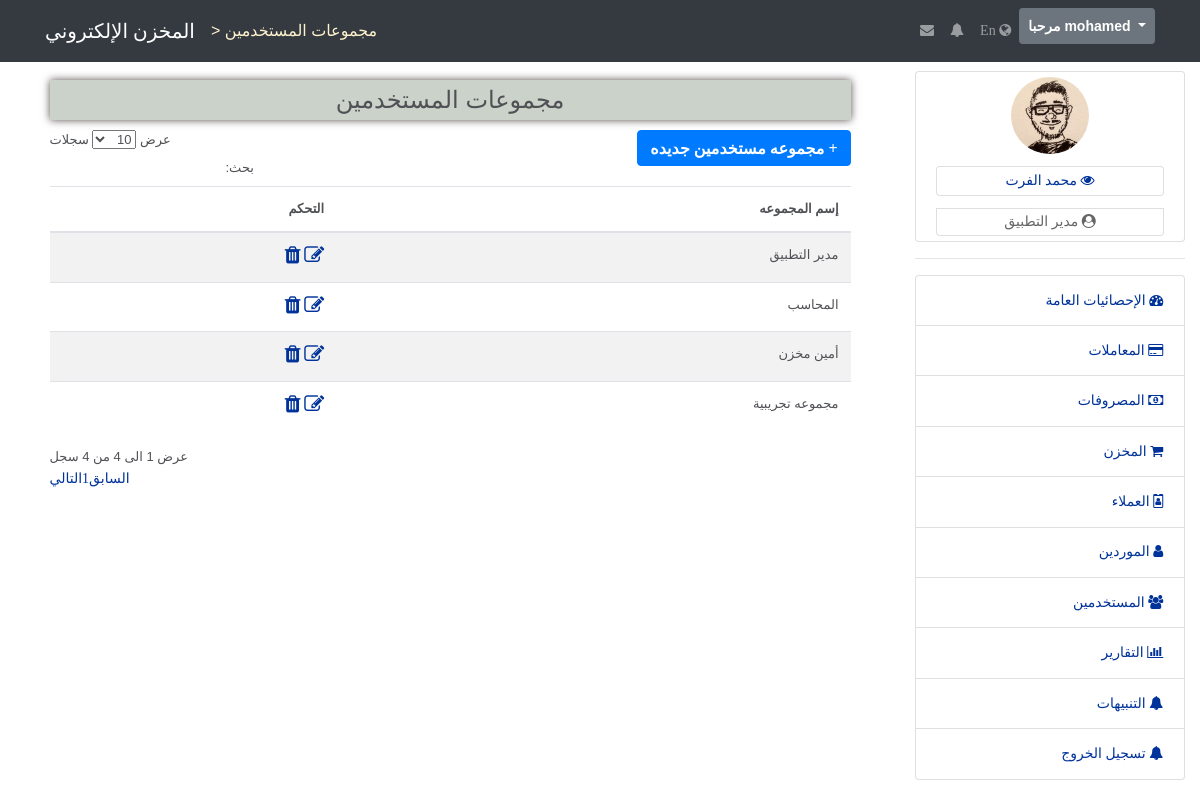
The app's page /usersgroups (signed in) with its own data.
### tables this page shows
CREATE TABLE `app_users_groups` (
  `GroupId` tinyint(1) UNSIGNED NOT NULL,
  `GroupName` varchar(20) NOT NULL
);

### app/controllers/abstractcontroller.php (called while the page is built, shortened)
<?php
class AbstractController
{
    protected $_controller;
    protected $_action;
    protected $_template;
    protected $_registry;
    protected $_data = [];
    public function setController($controllerName){
        $this->_controller = $controllerName;
    }
    public function setAction($actionName){
        $this->_action = $actionName;
    }
    public function setTemplate($template){
        $this->_template = $template;
    }
    public function setRegistry($registry){
        $this->_registry = $registry;
    }
    protected function _view(){
        $view = VIEWS_PATH . $this->_controller . DS . $this->_action . '.view.php';
        $this->_data = array_merge($this->_data,$this->language->getDictionary());
        $this->_template->setRegistry($this->_registry);
        $this->_template->setActionViewFile($view);
        $this->_template->setAppData($this->_data);
        $this->_template->renderApp();
    }
}

### app/controllers/usersgroupscontroller.php (called while the page is built, shortened)
<?php
class UsersGroupsController extends AbstractController
{
    public function defaultAction()
    {
        $this->_data ['groups'] = UsersGroupsModel::getAll();
        $this->_view();
    }
}

### app/lib/frontcontroller.php (called while the page is built, shortened)
<?php
class FrontController
{
    private $_controller = 'index';
    private $_action     = 'default';
    private $_params     = array();
    private $_registry;
    private $_template;
    public function __construct(Template $template , Registry $registry , Authentication $auth)
    {
        $this->_template       = $template;
        $this->_registry       = $registry;
    }
    private function _parseUrl(){
        $url = explode('/',trim(parse_url($_SERVER['REQUEST_URI'],PHP_URL_PATH),'/'),3);
        if (isset($url[0]) && $url[0] != ''){
            $this->_controller = $url[0];
        }
    }
    public function dispatch(){
        $actionName = $this->_action .'Action';
        $controller = new $controllerClassName();
        $controller->setController($this->_controller);
        $controller->setAction($this->_action);
        $controller->setparams($this->_params);
        $controller->setTemplate($this->_template);
        $controller->setRegistry($this->_registry);
        $controller->$actionName();
    }
}

### public/index.php (called while the page is built, shortened)
<?php
require APP_PATH . DS . 'lib' . DS . 'autoload.php';
$session = new SessionManager();
$session->start();
$template_parts = require '..' . DS . 'app' . DS . 'config' . DS . 'templateconfig.php';
$template       = new Template($template_parts);
$language       = new Language();
$messenger      = Messenger::getInstance($session);
$authentication = Authentication::getInstance($session);
$registry = Registry::getInstance();
$registry->session   = $session;
$registry->language  = $language;
$registry->messenger = $messenger;
$frontController = new FrontController($template,$registry,$authentication);
$frontController->dispatch();

### app/lib/sessionmanager.php (called while the page is built, shortened)
<?php
class SessionManager extends \SessionHandler
{
    public function __get($key)
    {
        if (isset($_SESSION[$key])){
            return $_SESSION[$key] !== false ? $_SESSION[$key] : false;
        }else{
            trigger_error('No Session Key ' . $key . ' Exists', E_USER_NOTICE);
        }
    }
}

### app/lib/autoload.php (called while the page is built, shortened)
<?php
class Autoload
{
    public static function autoload($className){
        $className = str_replace('PHPMVC' , '' , $className);
        $className = str_replace('\\' , '/' , $className);
        $className = $className . '.php';
        $className = strtolower($className);
    }
}

### app/lib/database/databasehandler.php (called while the page is built, shortened)
<?php
abstract class DatabaseHandler
{
    public static function factory()
    {
        $driver = DATABASE_CONN_DRIVER;
        if ($driver == self::DATABASE_DRIVER_PDO) {
            return PDODatabaseHandler::getInstance();
        } elseif ($driver == self::DATABASE_DRIVER_MYSQLI) {
            return MySQLiDatabaseHandler::getInstance();
        }
    }
}

### app/lib/database/pdodatabasehandler.php (called while the page is built, shortened)
<?php
class PDODatabaseHandler extends DatabaseHandler
{
    private static $_instance;
    private static $_handler;
    public function __call($name,$arguments){
        return call_user_func_array(array(&self::$_handler, $name),$arguments);
    }
    protected static function init()
    {
        try{
            self::$_handler = new \PDO('mysql://hostname=' . DATABASE_HOST_NAME . ';dbname=' . DATABASE_DB_NAME,
                                        DATABASE_USERNAME,DATABASE_PASSWORD,
                array(\PDO::ATTR_ERRMODE => \PDO::ERRMODE_WARNING, \PDO::MYSQL_ATTR_INIT_COMMAND => 'SET NAMES UTF8'));
        }catch(\PDOException $e){
            echo 'Sorry your may not have access to the database server.';
        }
    }
    public static function getInstance()
    {
        if(self::$_instance === null){
            self::$_instance  = new self();
        }
        return self::$_instance;
    }
}

### app/models/abstractmodel.php (called while the page is built, shortened)
<?php
class AbstractModel
{
    public static function getAll()
    {
        $sql = 'SELECT * FROM ' . static::$tableName;
        $stmt = DatabaseHandler::factory()->prepare($sql);
        $stmt->execute();
        if(method_exists(get_called_class(), '__construct')) {
            $results = $stmt->fetchAll(\PDO::FETCH_CLASS | \PDO::FETCH_PROPS_LATE, get_called_class(), array_keys(static::$tableSchema));
        } else {
            $results = $stmt->fetchAll(\PDO::FETCH_CLASS, get_called_class());
        }
        return  (is_array($results) && !empty($results)) ? $results : false;
    }
}

### app/lib/template/templatehelper.php (called while the page is built, shortened)
<?php
trait TemplateHelper
{
    public function matchUrl($url)
    {
       return parse_url($_SERVER['REQUEST_URI'],PHP_URL_PATH) === $url;
    }
}

### app/views/usersgroups/default.view.php (the view)
<div class="main_div">
    <div class="show_info" style="width: 90%;">
        <table class="table table-striped custab data">
            <thead>
                <legend style="background: #cad2ca;padding: 10px;text-align: center; margin-bottom: 10px;box-shadow: 0 0 8px #574E4E;"> <?= $title ?> </legend>
                <a href="/usersgroups/add" class="btn btn-primary btn-xs pull-right"><b>&plus;</b> <?= $text_add_new_group ?> </a>
                <tr>
                    <th> <?= $text_group_name ?> </th>
                    <th> <?= $text_options ?> </th>
                </tr>
            </thead>
            <tbody>
            <?php
            if ($groups !== false){
                foreach($groups as $group){
            ?>
                <tr>
                    <td><?= $group->GroupName?></td>
                    <td>
                        <a href="/usersgroups/edit/<?= $group->GroupId ?>"><i class="fa fa-edit" style="font-size:20px"></i></a>
                        <a href="/usersgroups/delete/<?= $group->GroupId ?>" onclick="if(!confirm('<?= $text_delete_confirm ?>')) return false"><i class="fa fa-trash" style="font-size:20px"></i></a>
                    </td>
                </tr>
            <?php
                }
            }else{
            ?>
                <td colsapan="6"><p> <?= $text_no_data ?> </p></td>
            <?php
            }
            ?>
            </tbody>
        </table>
    </div>
</div>

### app/lib/template/template.php (shortened to what this page needs)
<?php
class Template
{
    private $_templateParts;
    private $_action_view;
    private $_registry;
    public function __get($name)
    {
        return $this->_registry->$name;
    }
    public function __construct(array $parts)
    {
        $this->_templateParts = $parts;
    }
    public function setActionViewFile($actionViewPath)
    {
        $this->_action_view = $actionViewPath;
    }
    public function setRegistry($registry)
    {
        $this->_registry = $registry;
    }
    private function renderTemplateHeaderStart()
    {
        require TEMPLATE_PATH . 'templateheaderstart.php';
    }
    private function renderTemplateHeaderEnd()
    {
        require TEMPLATE_PATH . 'templateheaderend.php';
    }
    private function renderTemplateFooter()
    {
        require TEMPLATE_PATH . 'templatefooter.php';
    }
    private function renderTemplateBlocks()
    {
        if(!array_key_exists('template',$this->_templateParts)){
            echo '
                    <div style="background: #ce5656;padding: 5px;text-align: center">
                        <h1> Sorry You Have To Define The Template Blocks :( </h1>
                    </div>
                ';
        }else{
            $parts = $this->_templateParts['template'];
            if(!empty($parts)){
                foreach($parts as $partKey => $file){
                    if($partKey === ':view'){
                        require $this->_action_view;
                    }else{
                        require $file;
                    }
                }
            }
        }
    }
    private function renderHeaderResources()
    {
        $output = '';
        if(!array_key_exists('header_resources',$this->_templateParts)){
            echo '
                    <div style="background: #ce5656;padding: 5px;text-align: center">
                        <h1> Sorry You Have To Define The Header Resources :( </h1>
                    </div>
                ';
        }else{
            $resources = $this->_templateParts['header_resources'];
            $css = $resources['css'];
            if(!empty($css)){
                foreach($css as $cssKey => $path){
                    $output .= '<link type="text/css" rel="stylesheet" href="' . $path . '">';
                }
            }
            $js = $resources['js'];
            if(!empty($js)){
                foreach($js as $jsKey => $path){
                    $output .= '<script  src="' . $path . '"></script>';
                }
            }
        }
        echo $output;
    }
    public function renderApp()
    {
        $this->renderHeaderResources();
        $this->renderTemplateBlocks();
    }
}

### app/template/sidbar.php (shortened to what this page needs)
<aside class="col-lg-3 sidbar">
    <div>
        <div class="list-group">
            <div class="list-group-item" style="text-align:center">
                <img src="/images/avatar/avatar1.jpg" style="width:30%;border-radius:50%;">
                <p><a href="/users/profile" class="list-group-item" style="padding:2px"><i class="fa fa-eye"></i> <?= $this->session->user->profile->FirstName ?> <?= $this->session->user->profile->LastName ?> </a></p>
                <p class="list-group-item" style="padding:1px"><i class="fa fa-user-circle"></i> <?= $this->session->user->GroupName ?> </p>
            </div>
        </div>
    </div>
    <hr>
    <div>
        <div class="list-group">
            <li class="nav-item list-group-item <?= ($this->matchUrl('/') === true)  ? 'selected' : '' ?>">
                <a class="nav-link collapsed" href="/">
                    <i class="fa fa-dashboard"></i>
                    <span><?= $text_general_statistics ?></span>
                </a>
            </li>
            <li class="nav-item list-group-item">
                <a class="nav-link collapsed" href="#" data-toggle="collapse" data-target="#collapseOne" aria-expanded="true" aria-controls="collapseOne">
                    <i class="fa fa-credit-card"></i>
                    <span><?= $text_transactions ?></span>
                </a>
            </li>
            <li class="nav-item list-group-item">
                <a class="nav-link collapsed" href="#" data-toggle="collapse" data-target="#collapseTwo" aria-expanded="true" aria-controls="collapseTwo">
                    <i class="fa fa-money"></i>
                    <span><?= $text_expenses ?></span>
                </a>
            </li>
            <li class="nav-item list-group-item">
                <a class="nav-link collapsed" href="#" data-toggle="collapse" data-target="#collapseThree" aria-expanded="true" aria-controls="collapseThree">
                    <i class="fa fa-shopping-cart"></i>
                    <span><?= $text_store ?></span>
                </a>
            </li>
            <li class="nav-item list-group-item <?= ($this->matchUrl('/clients') === true)  ? 'selected' : '' ?>">
                <a class="nav-link collapsed" href="/clients">
                    <i class="fa fa-id-badge"></i>
                    <span><?= $text_clients ?></span>
                </a>
            </li>
            <li class="nav-item list-group-item <?= ($this->matchUrl('/suppliers') === true)  ? 'selected' : '' ?>">
                <a class="nav-link collapsed" href="/suppliers">
                    <i class="fa fa-user"></i>
                    <span><?= $text_suppliers ?></span>
                </a>
            </li>
            <li class="nav-item list-group-item">
                <a class="nav-link collapsed" href="#" data-toggle="collapse" data-target="#collapseSex" aria-expanded="true" aria-controls="collapseSex">
                    <i class="fa fa-group"></i>
                    <span><?= $text_users ?></span>
                </a>
            </li>
            <li class="nav-item list-group-item <?= ($this->matchUrl('/reports') === true)  ? 'selected' : '' ?>">
                <a class="nav-link collapsed" href="/reports">
                    <i class="fa fa-bar-chart"></i>
                    <span><?= $text_reports ?></span>
                </a>
            </li>
            <li class="nav-item list-group-item <?= ($this->matchUrl('/notifications') === true)  ? 'selected' : '' ?>">
                <a class="nav-link collapsed" href="/notifications">
                    <i class="fa fa-bell"></i>
                    <span><?= $text_notifications ?></span>
                </a>
            </li>
            <li class="nav-item list-group-item <?= ($this->matchUrl('/auth/logout') === true)  ? 'selected' : '' ?>">
                <a class="nav-link collapsed" href="/auth/logout">
                    <i class="fa fa-bell"></i>
                    <span><?= $text_log_out ?></span>
                </a>
            </li>
        </div>
    </div>
</aside>
<div class="action_view">

### public/css/mainar.css (style rules this page uses)
* { margin: 0px; padding: 0px; box-sizing: border-box; }
body, html { height: 100%; font-family: OpenSans-Regular, sans-serif; }
a { font-family: OpenSans-Regular; font-size: 14px; line-height: 1.7; color: #666666; margin: 0px; transition: all 0.4s; -webkit-transition: all 0.4s; -o-transition: all 0.4s; -moz-transition: all 0.4s; }
p { font-family: OpenSans-Regular; font-size: 14px; line-height: 1.7; color: #666666; margin: 0px; }
ul, li { margin: 0px; list-style-type: none; }
.action_view { float: left ; width: 75% ; margin-top:10px }
.sidbar { float: right ; position: relative ; top: 15px ; right: 0 ; margin-bottom: 2% }
.list-group { direction: rtl; text-align: right; }
body { background-color: #fff; margin: 40px; font: 13px/20px normal Helvetica, Arial, sans-serif; color: #4F5155; }
.list-group-item { position: relative; display: block; padding: 0.30rem 0.30rem; margin-bottom: -1px; background-color: #fff; border: 1px solid rgba(0,0,0,.125); }
table { direction: rtl; text-align: right; }
.show_info { direction: rtl; }
.btn { margin-bottom: 10px; }
.btn { font-weight: 700; height: 36px; -moz-user-select: none; -webkit-user-select: none; user-select: none; cursor: default; }

### public/css/style3.css (style rules this page uses)
body { background-color: #fff; margin: 40px; font: 13px/20px normal Helvetica, Arial, sans-serif; color: #4F5155; }
a { color: #003399; background-color: transparent; font-weight: normal; }
p { margin: 12px 15px 12px 15px; }
* { margin: 0; padding: 0; }
div.main_div { margin: 5px 0; padding: 0 5px; overflow: hidden; }
div.main_div div.show_info { margin: 1% auto; width: 600px; }

### public/css/shop-homepage.css (style rules this page uses)
body { padding-top: 56px; }

### records on screen
app_users_groups: GroupName "مدير التطبيق"
app_users_groups: GroupName "المحاسب"
app_users_groups: GroupName "أمين مخزن"
app_users_groups: GroupName "مجموعه تجريبية"
